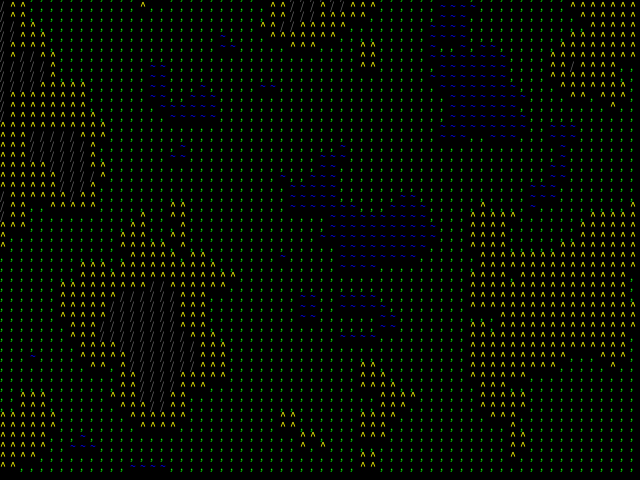
Frame 1 (no input)
Frame 60 (the mouse pressed at the canvas centre just before this capture): identical to frame 1, image omitted
Frame 120 (the mouse held since frame 60 and released just before this capture): identical to frame 1, image omitted

The Processing sketch that drew this single still picture (run headless with seeded random() and noise(); from frame 60 on, the mouse is pressed at the canvas centre):

// Processing sketch: noise2_processing
// ── noise2_processing.pde
/*
NOISE EXAMPLE 2
ISOLATING NOISE RANGES

here instead of mapping our 0-1 noise value to 0-255,
we're setting hardcoded values based on noise ranges, 
and using those set values to draw rectangles.
0-0.4 = 0
0.4-0.65 = 120
0.65-0.85 = 180
0.85-1.0 = 255

we could use the same process to set values not related to color.
this might be a reason we don't want a gradient.
for example we could set "land types" based on noise ranges.

this is the purpose of the other 2D array of strings. (lands)
try uncommenting the lines using it, and adding additional ranges and types.

also notice we've moved the noise claculation to setup() only. 
in an example like this, where we use noise to generate "land", 
we wouldn't want it running every frame in the draw loop, we'd want it to only create the world once.
*/

//int[][] grid;   
String[][] lands;
int cellsize = 10;

void setup() {
  size(640, 480);
  //grid = new int[width/cellsize][height/cellsize];
  lands = new String[width/cellsize][height/cellsize];
  //noiseSeed(0);
  
  background(0);
  noiseDetail(4, 0.7);  
  float increment = 0.06; 
  
  float xoff = 0.0;   //start counting in our "noise map" at x: 0
  for (int x = 0; x < width/cellsize; x++) {
    xoff += increment;
    float yoff = 0.0;   // For every xoff, start yoff at 0
    for (int y = 0; y < height/cellsize; y++) {
      yoff += increment;
      float noiseVal = noise(xoff, yoff);
      if (noiseVal < 0.4) {
        //grid[x][y] = 0;
        lands[x][y] = "ocean";
      } else if (noiseVal >= 0.4 && noiseVal < 0.65) {
        //grid[x][y] = 120;
        lands[x][y] = "plains";
      } else if (noiseVal >= 0.65 && noiseVal < 0.85) {
        //grid[x][y] = 180;
        lands[x][y] = "hills";
      } else if (noiseVal >= 0.85) {
        //grid[x][y] = 255;
        lands[x][y] = "mountains";
      } 
    }
  }
  
}

void draw() {
  background(0);
  for (int i = 0; i < height/cellsize; i++) {
    for (int j = 0; j < width/cellsize; j++) {
      //fill(grid[j][i]);
      //noStroke();
      //rect(j*cellsize, i*cellsize, cellsize, cellsize);
      
      //draw text instead of a rectangle, using the lands string to choose which one.
      //make sure to comment out the rect-drawing line above first.
      if (lands[j][i].equals("ocean")) {
       fill(0,0,255);
       text('~', j*cellsize, i*cellsize);
      } else if (lands[j][i].equals("plains")) {
       fill(0,255,0);
       text(',', j*cellsize, i*cellsize);
      } else if (lands[j][i].equals("hills")) {
       fill(255,255,0);
       text('^', j*cellsize, i*cellsize);
      } else if (lands[j][i]. equals("mountains")) {
       fill(100);
       text('/', j*cellsize, i*cellsize);
      }
    }
  }
}
